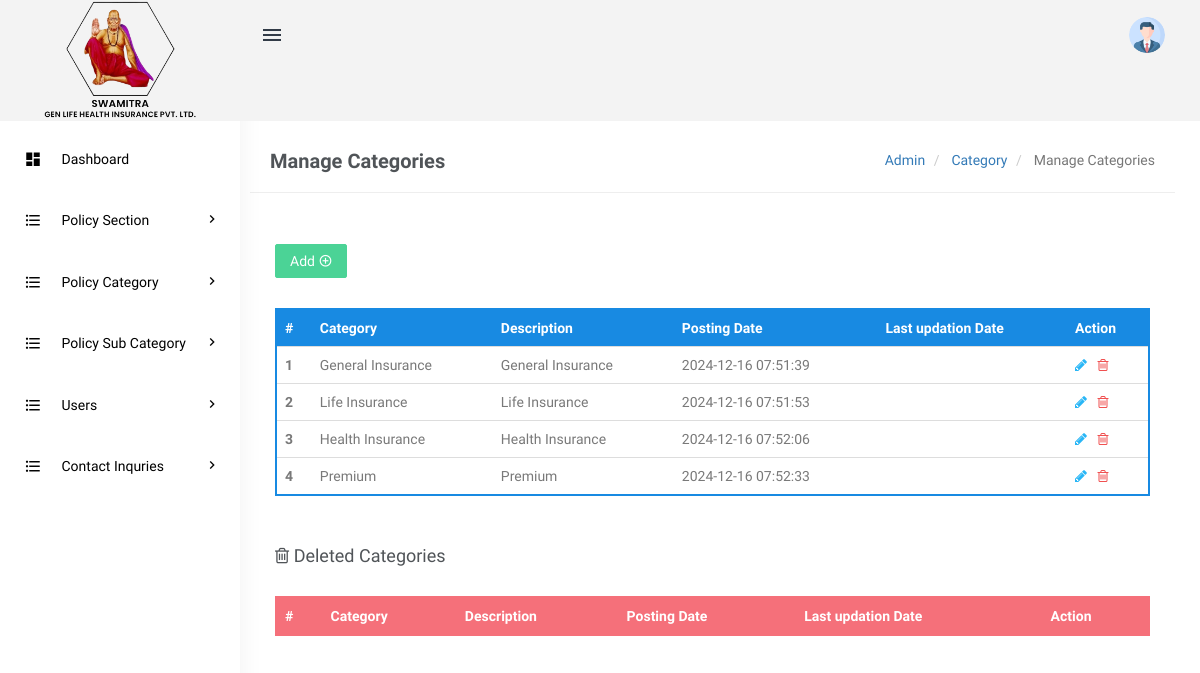
The page /swamitra-admin/manage-categories.php (signed in) on the database its author committed.
### tables this page shows
CREATE TABLE `tblcategory` (
  `id` int(11) NOT NULL,
  `CategoryName` varchar(200) DEFAULT NULL,
  `Description` mediumtext DEFAULT NULL,
  `PostingDate` timestamp NULL DEFAULT current_timestamp(),
  `UpdationDate` timestamp NULL DEFAULT NULL ON UPDATE current_timestamp(),
  `Is_Active` int(1) DEFAULT NULL
);

### swamitra-admin/manage-categories.php (the view, shortened to what this page needs)
<?php
include('includes/config.php');
if(strlen($_SESSION['login'])==0)
  {
header('location:index.php');
}
else{
?>
<!DOCTYPE html>
<html lang="en">
    <head>
        <link href="assets/css/bootstrap.min.css" rel="stylesheet" type="text/css" />
        <link href="assets/css/core.css" rel="stylesheet" type="text/css" />
        <link href="assets/css/components.css" rel="stylesheet" type="text/css" />
        <link href="assets/css/icons.css" rel="stylesheet" type="text/css" />
        <link href="assets/css/pages.css" rel="stylesheet" type="text/css" />
        <link href="assets/css/menu.css" rel="stylesheet" type="text/css" />
        <link href="assets/css/responsive.css" rel="stylesheet" type="text/css" />
		<link rel="stylesheet" href="../plugins/switchery/switchery.min.css">
    </head>
    <body class="fixed-left">
        <div id="wrapper">
<?php include('includes/topheader.php');?>
<?php include('includes/leftsidebar.php');?>
            <div class="content-page">
                <div class="content">
                    <div class="container">
                        <div class="row">
							<div class="col-xs-12">
								<div class="page-title-box">
                                    <h4 class="page-title">Manage Categories</h4>
                                    <ol class="breadcrumb p-0 m-0">
                                        <li>
                                            <a href="#">Admin</a>
                                        </li>
                                        <li>
                                            <a href="#">Category </a>
                                        </li>
                                        <li class="active">
                                           Manage Categories
                                        </li>
                                    </ol>
                                    <div class="clearfix"></div>
                                </div>
							</div>
						</div>
<div class="row">
<div class="col-sm-6">
</div>
                                    <div class="row">
										<div class="col-md-12">
											<div class="demo-box m-t-20">
<div class="m-b-30">
<a href="add-category.php">
<button id="addToTable" class="btn btn-success waves-effect waves-light">Add <i class="mdi mdi-plus-circle-outline" ></i></button>
</a>
 </div>
												<div class="table-responsive">
                                                    <table class="table m-0 table-colored-bordered table-bordered-primary">
                                                        <thead>
                                                            <tr>
                                                                <th>#</th>
                                                                <th> Category</th>
                                                                <th>Description</th>
                                                                <th>Posting Date</th>
                                                                  <th>Last updation Date</th>
                                                                <th>Action</th>
                                                            </tr>
                                                        </thead>
                                                        <tbody>
<?php
$query=mysqli_query($con,"Select id,CategoryName,Description,PostingDate,UpdationDate from  tblcategory where Is_Active=1");
$cnt=1;
while($row=mysqli_fetch_array($query))
{
?>
 <tr>
<th scope="row"><?php echo htmlentities($cnt);?></th>
<td><?php echo htmlentities($row['CategoryName']);?></td>
<td><?php echo htmlentities($row['Description']);?></td>
<td><?php echo htmlentities($row['PostingDate']);?></td>
<td><?php echo htmlentities($row['UpdationDate']);?></td>
<td><a href="edit-category.php?cid=<?php echo htmlentities($row['id']);?>"><i class="fa fa-pencil" style="color: #29b6f6;"></i></a>
	&nbsp;<a href="manage-categories.php?rid=<?php echo htmlentities($row['id']);?>&&action=del"> <i class="fa fa-trash-o" style="color: #f05050"></i></a> </td>
</tr>
<?php
$cnt++;
 } ?>
</tbody>
                                                    </table>
                                                </div>
											</div>
										</div>
									</div>
<div class="row">
<div class="col-md-12">
<div class="demo-box m-t-20">
<div class="m-b-30">
 <h4><i class="fa fa-trash-o" ></i> Deleted Categories</h4>
 </div>
<div class="table-responsive">
<table class="table m-0 table-colored-bordered table-bordered-danger">
                                                        <thead>
                                                            <tr>
                                                                <th>#</th>
                                                                <th> Category</th>
                                                                <th>Description</th>
                                                                <th>Posting Date</th>
                                                                  <th>Last updation Date</th>
                                                                <th>Action</th>
                                                            </tr>
                                                        </thead>
                                                    </table>
                                                </div>
											</div>
										</div>
									</div>
                    </div>
                </div>
            </div>
        </div>
    </body>
</html>
<?php } ?>

### swamitra-admin/assets/css/core.css (style rules this page uses)
body { font-family: 'Varela Round', sans-serif; margin: 0; overflow-x: hidden; color: #797979; }
html { position: relative; min-height: 100%; }
.h1, .h2, .h3, .h4, .h5, .h6, h1, h2, h3, h4, h5, h6 { color: #505458; font-family: 'Hind Madurai', sans-serif; margin: 10px 0; }
* { outline: none !important; }
.container { width: auto; }
.p-0 { padding: 0 !important; }
.m-0 { margin: 0 !important; }
.m-t-20 { margin-top: 20px !important; }
.m-b-30 { margin-bottom: 30px !important; }
.row { margin-right: -10px; margin-left: -10px; }
.col-lg-1, .col-lg-10, .col-lg-11, .col-lg-12, .col-lg-2, .col-lg-3, .col-lg-4, .col-lg-5, .col-lg-6, .col-lg-7, .col-lg-8, .col-lg-9, .col-md-1, .col-md-10, .col-md-11, .col-md-12, .col-md-2, .col-md-3, .col-md-4, .col-md-5, .col-md-6, .col-md-7, .col-md-8, .col-md-9, .col-sm-1, .col-sm-10, .col-sm-11, .col-sm-12, .col-sm-2, .col-sm-3, .col-sm-4, .col-sm-5, .col-sm-6, .col-sm-7, .col-sm-8, .col-sm-9, .col-xs-1, .col-xs-10, .col-xs-11, .col-xs-12, .col-xs-2, .col-xs-3, .col-xs-4, .col-xs-5, .col-xs-6, .col-xs-7, .col-xs-8, .col-xs-9 { padding-left: 10px; padding-right: 10px; }
.breadcrumb { background-color: transparent; margin-bottom: 15px; padding-top: 10px; padding-left: 0; }
.waves-effect { position: relative; cursor: pointer; display: inline-block; overflow: hidden; -webkit-user-select: none; -moz-user-select: none; -ms-user-select: none; user-select: none; -webkit-tap-highlight-color: transparent; vertical-align: middle; z-index: 1; will-change: opacity, transform; -webkit-transition: all 0.3s ease-out; -moz-transition: all 0.3s ease-out; -o-transition: all 0.3s ease-out; -ms-transition: all 0.3s ease-out; transition: all 0.3s ease-out; }
.demo-box { padding: 10px 15px; }

### swamitra-admin/assets/css/menu.css (style rules this page uses)
.content-page { margin-left: 225px; overflow: hidden; }
.content-page .content { padding:60px 30px 10px 30px; margin-top: 70px; }
.page-title { font-size: 20px; margin-bottom: 0; margin-top: 0; font-weight: 600; }
.page-title-box { padding: 20px; border-bottom: 1px solid #eee; margin: 0 -20px 20px -20px; }
.page-title-box .page-title { margin-bottom: 0; float: left; }
.page-title-box .breadcrumb { float: right; background-color: transparent !important; }

### rows shown on the page
tblcategory: CategoryName "General Insurance", Description "General Insurance", PostingDate "2024-12-16 07:51:39"
tblcategory: CategoryName "Life Insurance", Description "Life Insurance", PostingDate "2024-12-16 07:51:53"
tblcategory: CategoryName "Health Insurance", Description "Health Insurance", PostingDate "2024-12-16 07:52:06"
tblcategory: CategoryName "Premium", Description "Premium", PostingDate "2024-12-16 07:52:33"
